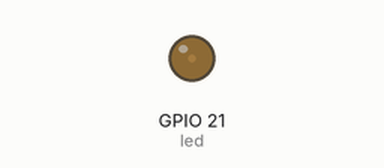
A program run on a simulated Raspberry Pi (BCM pin numbers). Parts: output pins drawn as LEDs (lit = HIGH).

Above: at 0.05 s.
At 0.3 s:
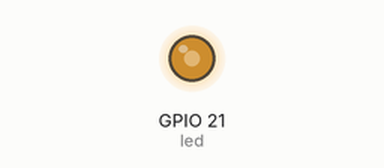
At 1.0 s:
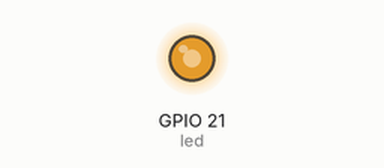
At 1.95 s:
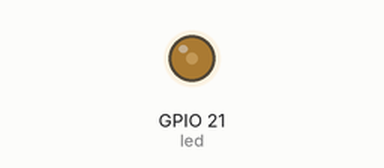
Timing chart, 0 to 5.7 s (numbered marks = the images above):
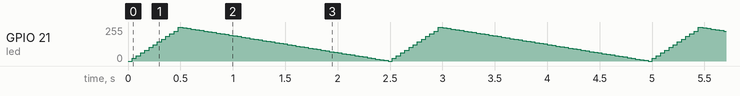

The program:

6_pulse.py
```python
from gpiozero import PWMLED

led = PWMLED(21)

led.pulse(
    fade_in_time=0.5,  # tiempo hasta encenderse
    fade_out_time=2,  # tiempo hasta apagarse
    background=False  # ejecutar en primer plano
)
```
